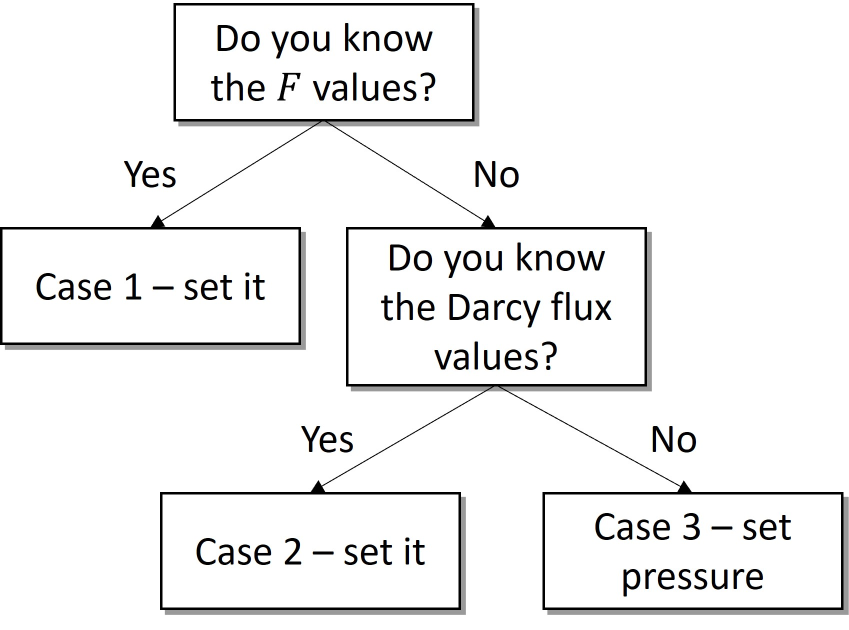
#> input picture tutorials/img/single_phase_flow_bc.jpg, 1697 x 1260 px (shown at 1/2 size)
$ python assemble_vertical_panels.py --top ../../../../../tutorials/img/single_phase_flow_bc.jpg --bottom ../../../../../tutorials/img/issue1235_frac_intf.png --out out.png
#> lines starting #> are read from the running program, lines starting #| are printed output that depends on the picture
from __future__ import annotations

"""Assemble a figure from two pre-rendered images stacked vertically.

This script takes two PNG images, typically the two rows of the
manufactured-solution convergence figure:
- the convergence plot on Cartesian meshes (top row)
- the convergence plot on the simplex mesh ensemble (bottom row)

and stacks them into one final figure.

Typical usage
-------------
python geothermal_flow/plotting/assemble_vertical_panels.py \
    --top geothermal_flow/cf_convergence_analysis/mms_halite_output/convergence_cartesian_slide.png \
    --bottom geothermal_flow/cf_convergence_analysis/mms_halite_output/convergence_ensemble_simplex_slide.png \
    --out figures/mms/figure6.png
"""

import argparse
from pathlib import Path

from PIL import Image


def parse_args() -> argparse.Namespace:
    """Parse command-line arguments."""
    parser = argparse.ArgumentParser(
        description="Assemble a figure from two images stacked vertically."
    )
    parser.add_argument(
        "--top",
        required=True,
        help="Path to the top image (for example the Cartesian convergence plot).",
    )
    parser.add_argument(
        "--bottom",
        required=True,
        help="Path to the bottom image (for example the simplex convergence plot).",
    )
    parser.add_argument(
        "--out",
        required=True,
        help="Path to the output assembled PNG.",
    )
    parser.add_argument(
        "--gap",
        type=int,
        default=40,
        help="Vertical gap in pixels between the two rows.",
    )
    parser.add_argument(
        "--pad",
        type=int,
        default=20,
        help="Outer padding in pixels around the full figure.",
    )
    parser.add_argument(
        "--background",
        default="white",
        help="Background color for the output canvas.",
    )
    return parser.parse_args()


def resize_to_common_width(
    top_img: Image.Image, bottom_img: Image.Image
) -> tuple[Image.Image, Image.Image]:
    """Resize the two images so they share the same width.

    The narrower image is scaled to match the wider image while preserving
    aspect ratio. If both widths already match, the originals are returned.
    """
    top_w, top_h = top_img.size
    bottom_w, bottom_h = bottom_img.size

    target_width = max(top_w, bottom_w)

    if top_w != target_width:
        new_height = int(round(top_h * target_width / top_w))
        top_img = top_img.resize((target_width, new_height), Image.LANCZOS)

    if bottom_w != target_width:
        new_height = int(round(bottom_h * target_width / bottom_w))
        bottom_img = bottom_img.resize((target_width, new_height), Image.LANCZOS)

    return top_img, bottom_img


def assemble_top_bottom(
    top_path: str | Path,
    bottom_path: str | Path,
    output_path: str | Path,
    *,
    gap: int = 40,
    pad: int = 20,
    background: str = "white",
) -> None:
    """Stack two images vertically and save the result."""
#> called with output_path = 'out.png', gap = 40, pad = 20, background = 'white'
    top_path = Path(top_path).resolve()
    bottom_path = Path(bottom_path).resolve()
    output_path = Path(output_path).resolve()
    output_path.parent.mkdir(parents=True, exist_ok=True)

    if not top_path.exists():
        raise FileNotFoundError(f"Top image not found: {top_path}")
    if not bottom_path.exists():
        raise FileNotFoundError(f"Bottom image not found: {bottom_path}")

    top_img = Image.open(top_path).convert("RGB")
#> top_img is the input picture: PIL image 1697x1260 RGB; mean R, G, B 240.7, 240.7, 240.6
    bottom_img = Image.open(bottom_path).convert("RGB")
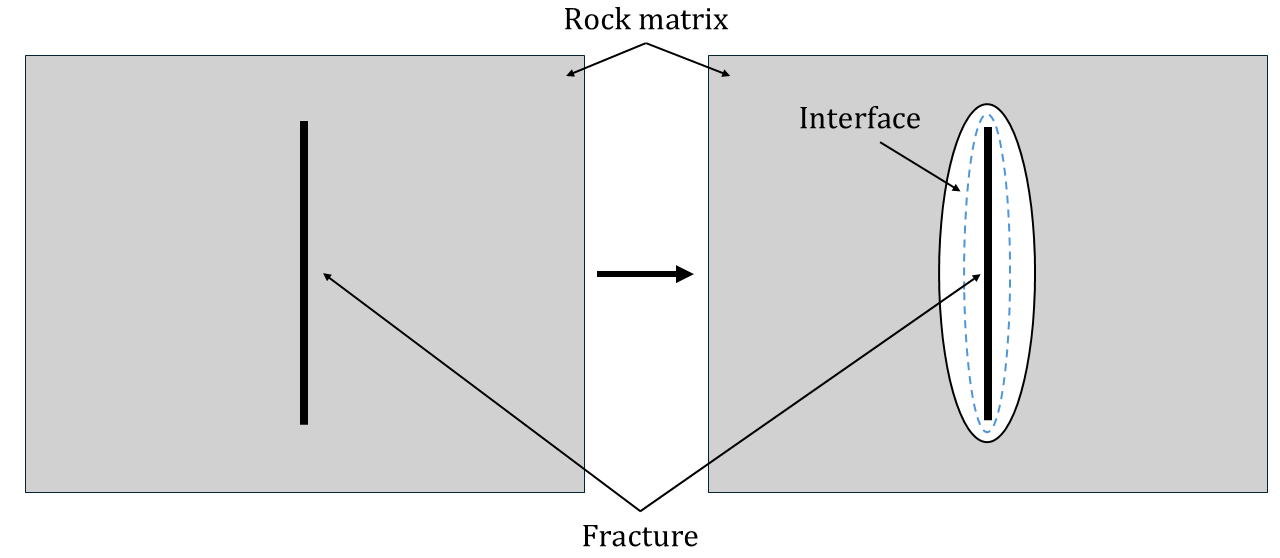
#> input picture tutorials/img/issue1235_frac_intf.png, 1280 x 558 px

    top_img, bottom_img = resize_to_common_width(top_img, bottom_img)

    top_w, top_h = top_img.size
#> top_w = 1697; top_h = 1260
    bottom_w, bottom_h = bottom_img.size
#> bottom_w = 1697; bottom_h = 740

    canvas_width = max(top_w, bottom_w) + 2 * pad
#> canvas_width = 1737
    canvas_height = top_h + bottom_h + gap + 2 * pad
#> canvas_height = 2080

    canvas = Image.new("RGB", (canvas_width, canvas_height), color=background)
#> canvas: PIL image 1737x2080 RGB; every value is 255

    canvas.paste(top_img, (pad, pad))
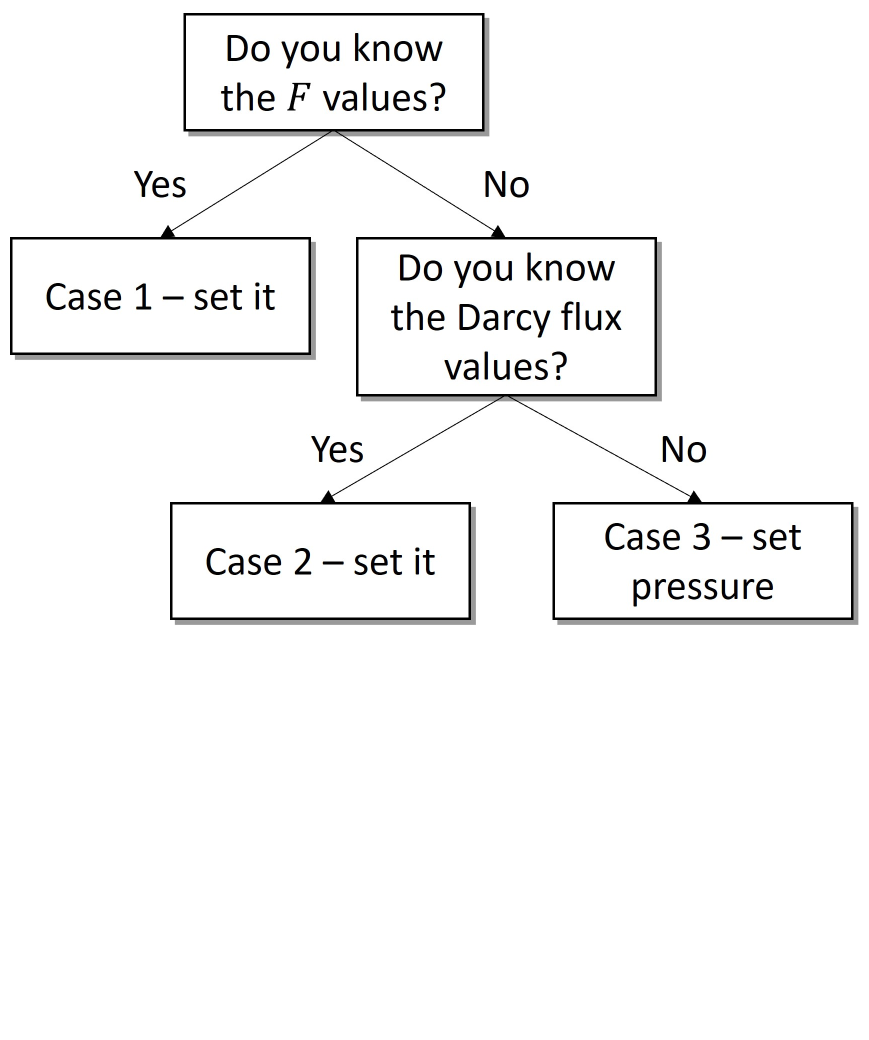
#> canvas: PIL image 1737x2080 RGB (shown at 1/2 size); mean R, G, B 246.5, 246.5, 246.5
    canvas.paste(bottom_img, (pad, pad + top_h + gap))
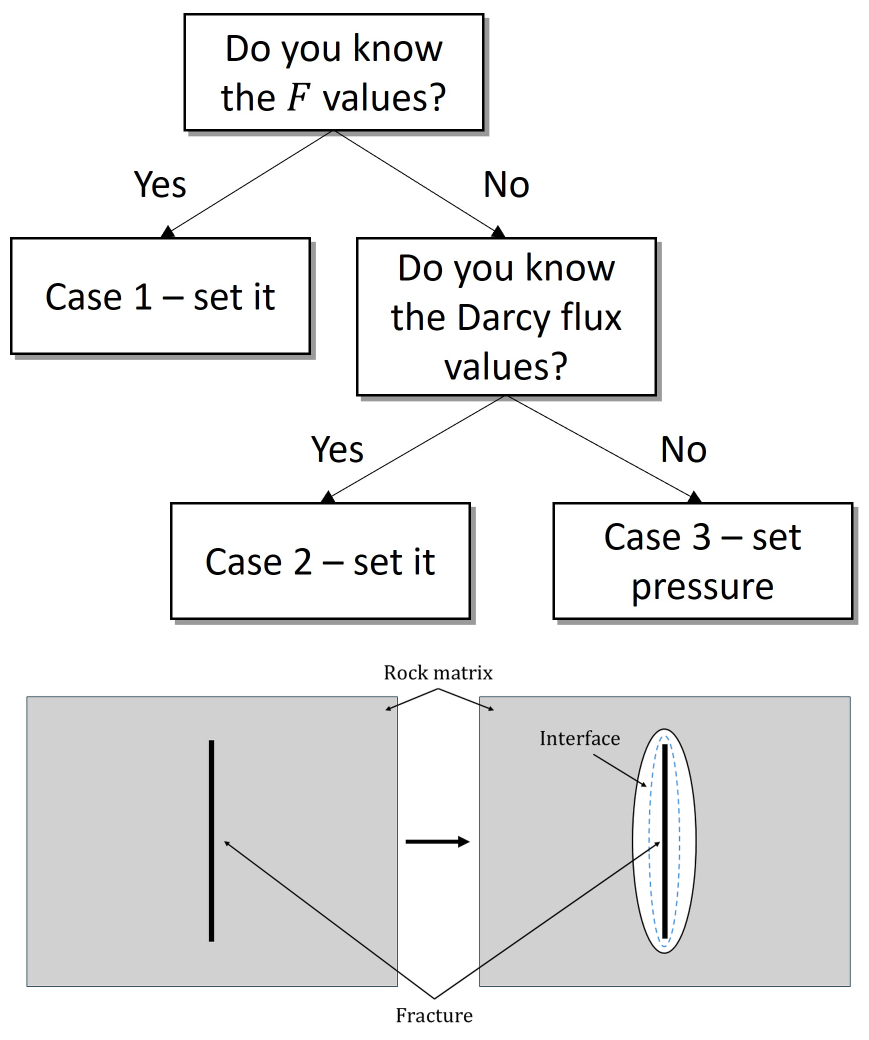
#> canvas: PIL image 1737x2080 RGB (shown at 1/2 size); mean R, G, B 234.3, 234.4, 234.5

    canvas.save(output_path, dpi=(600, 600))
    print(f"Saved assembled: {output_path}")


def main() -> None:
    """Run the figure assembly from the command line."""
    args = parse_args()

    assemble_top_bottom(
        top_path=args.top,
        bottom_path=args.bottom,
        output_path=args.out,
        gap=args.gap,
        pad=args.pad,
        background=args.background,
    )


if __name__ == "__main__":
    main()
